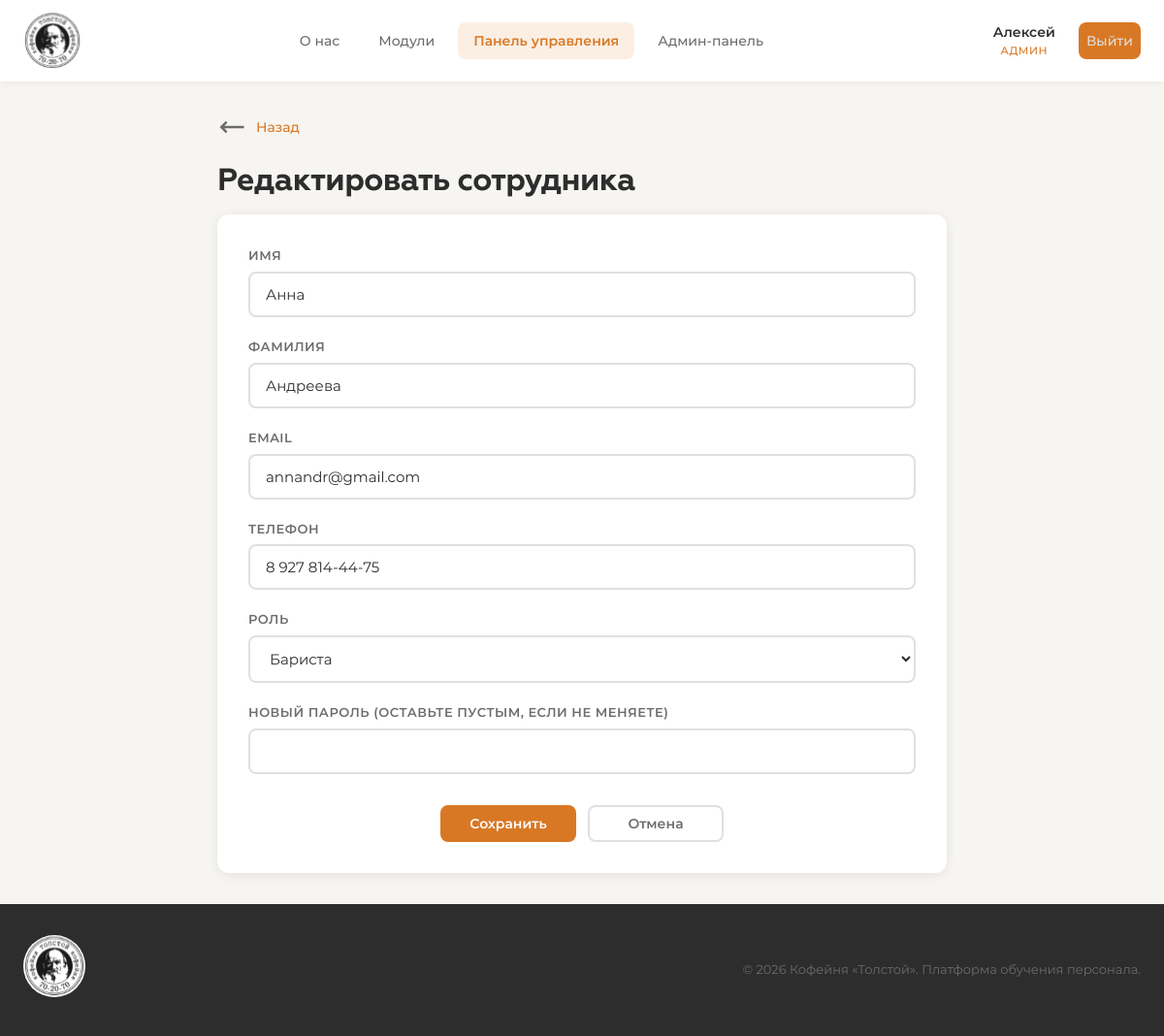
/dashboard/employees/3/edit/ (signed in), run on the app's committed database.
### accounts/models.py (models this page shows, shortened)
class User(AbstractUser):
    ROLE_CHOICES = [
        ('trainee_barista', 'Стажёр-бариста'),
        ('barista', 'Бариста'),
        ('senior_barista', 'Старший бариста'),
        ('cook', 'Повар'),
        ('manager', 'Менеджер'),
        ('admin', 'Администратор'),
    ]
    role = models.CharField(
        max_length=20,
        choices=ROLE_CHOICES,
        default='trainee_barista',
        verbose_name='Роль'
    )
    must_change_password = models.BooleanField(
        default=True,
        verbose_name='Требуется смена пароля'
    )
    avatar = models.ImageField(
        upload_to='avatars/',
        blank=True,
        null=True,
        verbose_name='Аватар'
    )
    phone = models.CharField(
        max_length=20,
        blank=True,
        verbose_name='Телефон'
    )
    bio = models.TextField(
        blank=True,
        verbose_name='О себе'
    )
    date_hired = models.DateField(
        blank=True,
        null=True,
        verbose_name='Дата приёма на работу'
    )
    class Meta:
        verbose_name = 'Пользователь'
        verbose_name_plural = 'Пользователи'
    @property
    def is_admin(self):
        return self.role == 'admin' or self.is_superuser
    def get_role_display_short(self):
        role_map = {
            'trainee_barista': 'Стажёр',
            'barista': 'Бариста',
            'senior_barista': 'Ст. бариста',
            'cook': 'Повар',
            'manager': 'Менеджер',
            'admin': 'Админ',
        }
        return role_map.get(self.role, self.role)

### dashboard/views.py (the view)
    @login_required
    def wrapper(request, *args, **kwargs):
        if not request.user.is_admin:
            messages.error(request, 'Доступ запрещён.')
            return redirect('training:about')
        return view_func(request, *args, **kwargs)

### dashboard/views.py (called while the page is built, shortened)
def admin_required(view_func):
    @login_required
    def wrapper(request, *args, **kwargs):
        if not request.user.is_admin:
            messages.error(request, 'Доступ запрещён.')
            return redirect('training:about')
        return view_func(request, *args, **kwargs)
    wrapper.__name__ = view_func.__name__
    return wrapper

@admin_required
def employee_edit(request, user_id):
    employee = get_object_or_404(User, id=user_id)
    roles = User.ROLE_CHOICES
    return render(request, 'dashboard/employee_edit.html', {
        'employee': employee,
        'roles': roles,
    })

### dashboard/templates/dashboard/employee_edit.html (shortened to what this page needs)
{% extends "base.html" %}
{% load static %}
{% block content %}
<div class="container container-narrow">
    <div class="arrow-block">
        <a href="{% url 'dashboard:employee_detail' employee.id %}" class="back-link"><img src="{% static "images/arrow-left.svg" %}" class="icon-img"> Назад</a>
    </div>
    <h1 class="page-title">Редактировать сотрудника</h1>
    <form method="post" class="edit-form">
        <div class="form-group">
            <label class="form-label">Имя</label>
            <input type="text" name="first_name" class="form-input" value="{{ employee.first_name }}">
        </div>
        <div class="form-group">
            <label class="form-label">Фамилия</label>
            <input type="text" name="last_name" class="form-input" value="{{ employee.last_name }}">
        </div>
        <div class="form-group">
            <label class="form-label">Email</label>
            <input type="email" name="email" class="form-input" value="{{ employee.email }}">
        </div>
        <div class="form-group">
            <label class="form-label">Телефон</label>
            <input type="text" name="phone" class="form-input" value="{{ employee.phone }}">
        </div>
        <div class="form-group">
            <label class="form-label">Роль</label>
            <select name="role" class="form-select">
                {% for value, label in roles %}
                <option value="{{ value }}" {% if employee.role == value %}selected{% endif %}>{{ label }}</option>
                {% endfor %}
            </select>
        </div>
        <div class="form-group">
            <label class="form-label">Новый пароль (оставьте пустым, если не меняете)</label>
            <input type="text" name="new_password" class="form-input">
        </div>
        <div class="form-actions">
            <button type="submit" class="btn btn-primary">Сохранить</button>
            <a href="{% url 'dashboard:employee_detail' employee.id %}" class="btn btn-outline">Отмена</a>
        </div>
    </form>
</div>
{% endblock %}

### templates/base.html (shortened to what this page needs)
{% load static %}
<!DOCTYPE html>
<html lang="ru">
<head>
    <link rel="stylesheet" href="{% static 'css/style.css' %}">
</head>
<body>
    {% if user.is_authenticated and not user.must_change_password or user.is_admin %}
    <nav class="navbar">
        <div class="nav-container">
            <a href="{% url 'training:about' %}" class="nav-logo">
                <img src="{% static "images/logo.svg" %}" class="logo-img">
            </a>
            <div class="nav-links" id="nav-links">
                <a href="{% url 'training:about' %}" class="nav-link {% if request.resolver_match.url_name == 'about' %}active{% endif %}">
                    О нас
                </a>
                <a href="{% url 'training:modules' %}" class="nav-link {% if 'modules' in request.path or 'lessons' in request.path %}active{% endif %}">
                    Модули
                </a>
                {% if user.is_admin %}
                <a href="{% url 'dashboard:index' %}" class="nav-link {% if 'dashboard' in request.path %}active{% endif %}">
                    Панель управления
                </a>
                <a href="{% url 'admin:index' %}" class="nav-link {% if 'django-admin' in request.path %}active{% endif %}">
                    Админ-панель
                </a>
                {% endif %}
            </div>
            <div class="nav-user" id="nav-user">
                <a href="{% url 'accounts:profile' %}" class="user-btn">
                    <span class="user-name">{{ user.first_name|default:user.username }}</span>
                    <span class="user-role">{{ user.get_role_display_short }}</span>
                </a>
                <a href="{% url 'accounts:logout' %}" class="logout-btn" title="Выйти">
                    Выйти
                </a>
            </div>
        </div>
    </nav>
    {% endif %}
    <main class="main-content">
        {% block content %}{% endblock %}
    </main>
    {% if user.is_authenticated and not user.must_change_password or user.is_admin %}
    <footer class="footer">
        <div class="footer-container">
            <div class="footer-brand">
                <img src="{% static "images/logo.svg" %}" class="logo-img-footer">
            </div>
            <p class="footer-text">© 2026 Кофейня «Толстой». Платформа обучения персонала.</p>
        </div>
    </footer>
    {% endif %}
</body>
</html>

### static/css/style.css (style rules this page uses)
:root { --gray: #6C6C6C; --orange: #D87824; --green: #247E56; --light: #E0E0E0; --white: #FFFFFF; --dark: #2D2D2D; --bg: #F7F5F2; --card-bg: #FFFFFF; --shadow: 0 2px 12px rgba(0, 0, 0, 0.08); --shadow-hover: 0 6px 24px rgba(0, 0, 0, 0.12); --radius: 12px; --radius-sm: 8px; --transition: all 0.3s ease; --font-main: 'Montserrat', sans-serif; --font-accent: 'Geometria', 'Montserrat', sans-serif; }
*, *::before, *::after { margin: 0; padding: 0; box-sizing: border-box; }
html { scroll-behavior: smooth; }
body { font-family: var(--font-main); font-size: 16px; line-height: 1.6; color: var(--dark); background-color: var(--bg); min-height: 100vh; display: flex; flex-direction: column; }
a { text-decoration: none; color: inherit; transition: var(--transition); }
.navbar { background: var(--white); box-shadow: 0 1px 8px rgba(0, 0, 0, 0.06); position: sticky; top: 0; z-index: 1000; padding: 10px 0; }
.nav-container { max-width: 1200px; margin: 0 auto; padding: 0 24px; display: flex; align-items: center; justify-content: space-between; height: 64px; }
.nav-logo { display: flex; align-items: baseline; gap: 6px; }
.nav-links { display: flex; gap: 8px; }
.nav-link { font-family: var(--font-main); font-size: 14px; font-weight: 500; color: var(--gray); padding: 8px 16px; border-radius: var(--radius-sm); transition: var(--transition); }
.nav-link.active { color: var(--orange); background: rgba(216, 120, 36, 0.12); font-weight: 600; }
.nav-user { display: flex; align-items: center; gap: 12px; }
.user-btn { display: flex; flex-direction: column; align-items: center; padding: 6px 12px; border-radius: var(--radius-sm); transition: var(--transition); }
.user-name { font-size: 14px; font-weight: 600; color: var(--dark); }
.user-role { font-size: 11px; font-weight: 500; color: var(--orange); text-transform: uppercase; letter-spacing: 0.5px; }
.logout-btn { font-size: 14px; color: var(--light); padding: 8px; background-color: var(--orange); border-radius: var(--radius-sm); transition: var(--transition); display: flex; align-items: center; justify-content: center; font-weight: 500; }
.container { max-width: 1200px; margin: 0 auto; padding: 32px 24px; }
.container-narrow { max-width: 800px; }
.main-content { flex: 1; }
.page-title { font-family: var(--font-accent); font-size: 32px; font-weight: 700; color: var(--dark); margin-bottom: 8px; letter-spacing: -0.5px; }
.back-link { display: flex; align-items: center; font-size: 14px; font-weight: 500; color: var(--orange); margin-bottom: 16px; transition: var(--transition); }
.btn { display: inline-flex; align-items: center; justify-content: center; font-family: var(--font-main); font-size: 14px; font-weight: 600; padding: 10px 24px; border-radius: var(--radius-sm); border: 2px solid transparent; cursor: pointer; transition: var(--transition); text-align: center; gap: 8px; margin-top: 8px; line-height: 1; }
.btn-primary { background: var(--orange); color: var(--white); border-color: var(--orange); }
.btn-outline { background: transparent; color: var(--gray); border-color: var(--light); text-decoration: none; }
.form-group { margin-bottom: 20px; }
.form-label { display: block; font-size: 13px; font-weight: 600; color: var(--gray); margin-bottom: 6px; text-transform: uppercase; letter-spacing: 0.5px; }
.form-input, .form-select, .form-textarea { width: 100%; font-family: var(--font-main); font-size: 15px; padding: 12px 16px; border: 2px solid var(--light); border-radius: var(--radius-sm); background: var(--white); color: var(--dark); transition: var(--transition); outline: none; }
.form-actions { display: flex; align-items: center; justify-content: center; gap: 12px; margin-top: 24px; }
.form-actions .btn { min-width: 140px; }
.edit-form { background: var(--card-bg); padding: 32px; border-radius: var(--radius); box-shadow: var(--shadow); }
.footer { background: var(--dark); padding: 32px 24px; margin-top: auto; }
.footer-container { max-width: 1200px; margin: 0 auto; display: flex; align-items: center; justify-content: space-between; }
.footer-text { font-size: 13px; color: var(--gray); }
.logo-img { width: 60px; }
.logo-img-footer { width: 64px; }
.icon-img { width: 30px; margin-right: 10px; }
.arrow-block { display: flex; align-items: center; }

### data on the page
User: first_name "Алексей", get_role_display_short "АДМИН"
User: first_name "Анна", last_name "Андреева", email "annandr@gmail.com", phone "8 927 814-44-75", role "Бариста"
